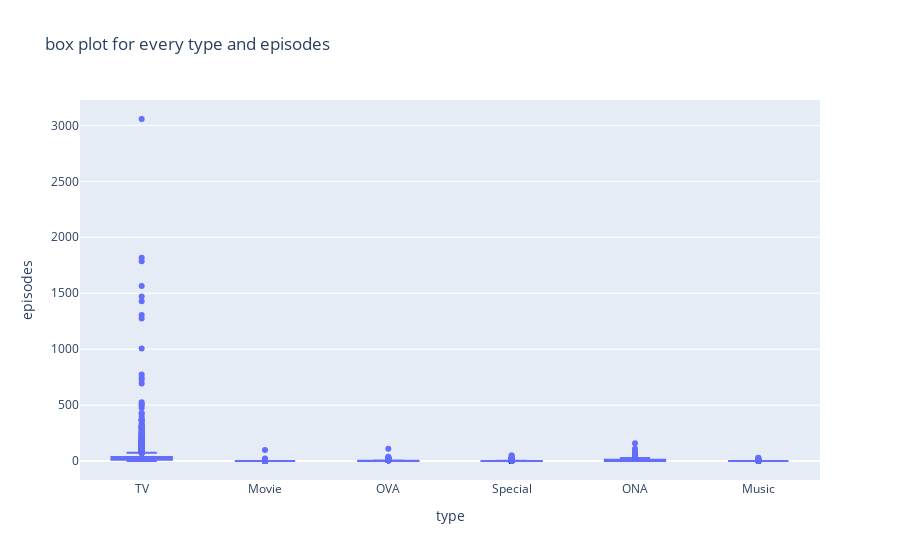

The notebook cell saved with this chart:
### Code cell
fig = px.box(data_frame=df,
        x='type',
        y='episodes',
       title='box plot for every type and episodes')
fig.show()

### Figure 1 — Plotly figure (JSON) as saved in the notebook; plotly's stock layout.template omitted (floating-point values rounded to 4 significant figures; data arrays with more than 128 entries replaced by an {"elided": "..."} marker saying what was removed)
{"data": [{"alignmentgroup": "True", "hovertemplate": "type=%{x}<br>episodes=%{y}<extra></extra>", "legendgroup": "", "marker": {"color": "#636efa"}, "name": "", "notched": false, "offsetgroup": "", "orientation": "v", "showlegend": false, "type": "box", "x": {"elided": "17136 str values"}, "x0": " ", "xaxis": "x", "y": {"elided": "17136 int values"}, "y0": " ", "yaxis": "y"}], "layout": {"boxmode": "group", "legend": {"tracegroupgap": 0}, "title": {"text": "box plot for every type and episodes"}, "xaxis": {"anchor": "y", "domain": [0, 1], "title": {"text": "type"}}, "yaxis": {"anchor": "x", "domain": [0, 1], "title": {"text": "episodes"}}}}
